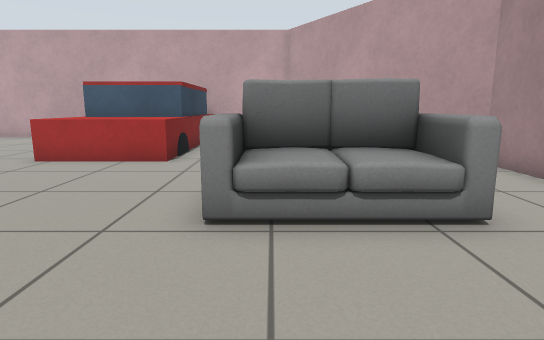
View 1 (above)

14 first-person views from a walk through a Gazebo world. The camera is 0.72 m above the floor, tilts 10° down and sees 75° across. The floor is counted in squares, 0.5 m on a side. Each view is taken from the middle of a square. On the plan, view 1 faces up. The plan holds only what a view shows up to about 15 squares ahead; the rest is blank. Simple shapes stand in for some stock models.

View 2
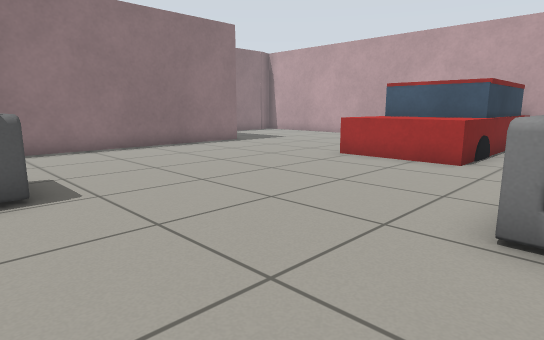

View 3
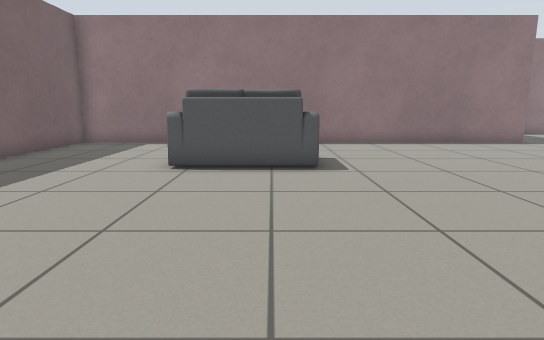

View 4
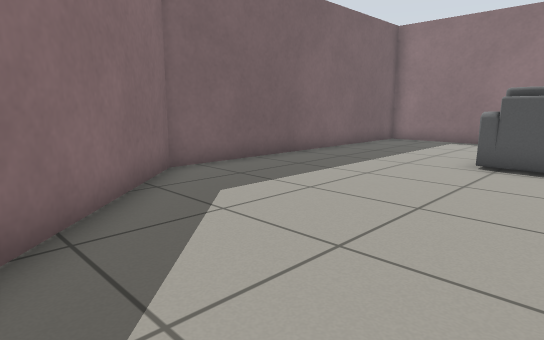

View 5
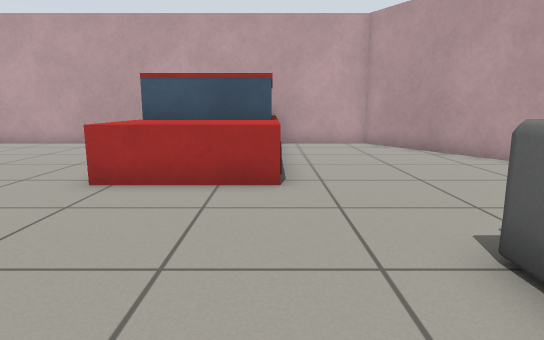

View 6
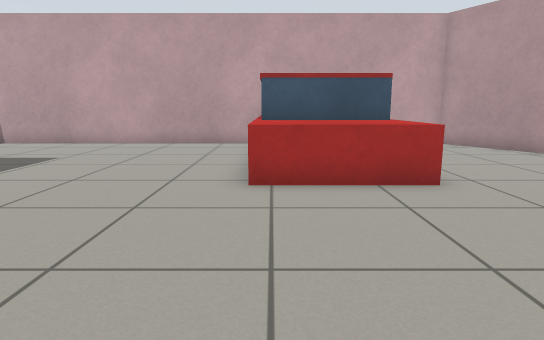

View 7
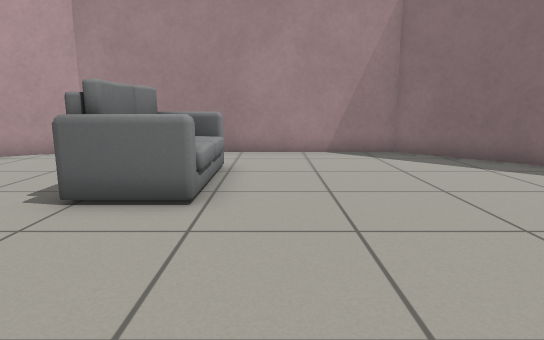

View 8
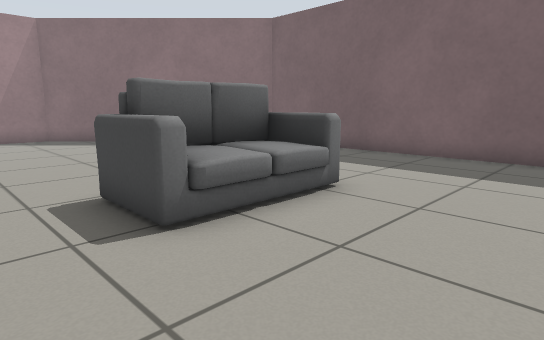

View 9
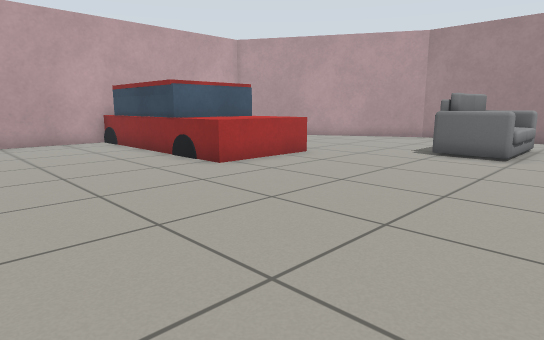

View 10
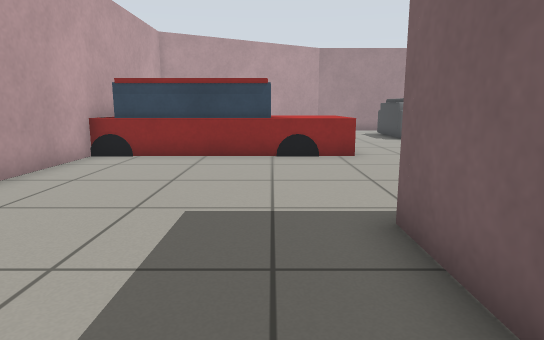

View 11
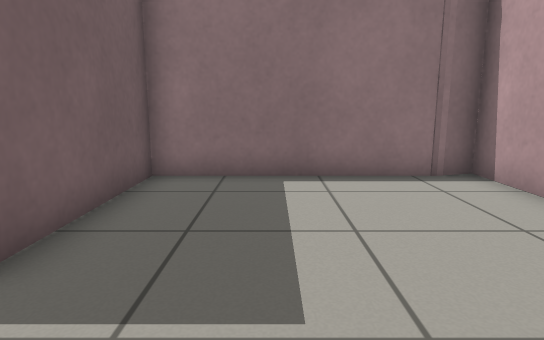

View 12
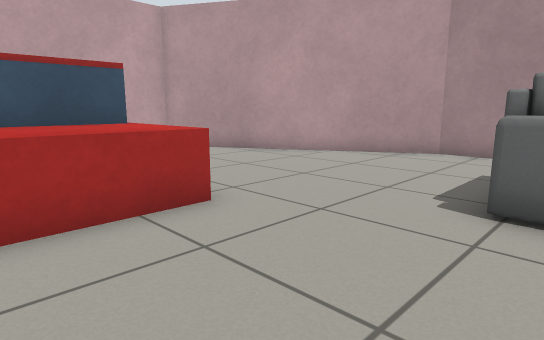

View 13
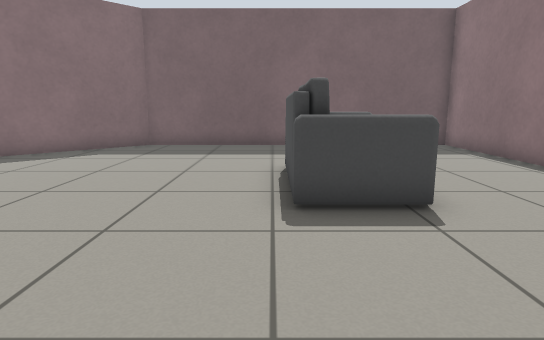

View 14
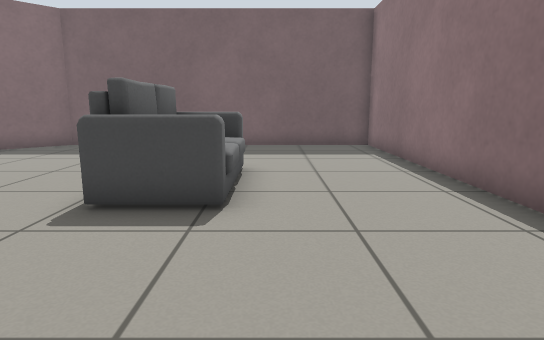

### Floor plan
Points are (right, up) in squares from view 1. A wall is a line through its corners. A room is listed if a view was taken in it or the views show most of it. See-through windows are left out.
Room 1 (views 1, 2, 3, 4, 5, 6, 7, 8, 9, 10, 11, 12, 13, 14)
walls: (-6.4, 17.4) (-17.7, 17.4) (-17.4, 16.3); (-17.4, 16.8) (-17.4, 10.4) (-12.7, 10.4) (-12.7, -7.8) (-1.2, -7.8) (5.5, -1) (5.5, 9.1) (0.7, 17.4) (-2.6, 17.4)
objects: sofa (-8, -2) to (-7, 1); car (-6, 10) to (-3, 18); sofa (-1, 4) to (2, 6)

Positions as (right, up) in squares from view 1, and headings:
1: (0, 0), facing up
2: (0, 0), facing up-left
3: (2, 0), facing left
4: (3, 0), facing down-left
5: (-3, 3), facing up
6: (-6, 3), facing up
7: (-6, 3), facing right
8: (-12, 3), facing down-right
9: (-12, 2), facing up-right
10: (-17, 12), facing right
11: (-10, 13), facing left
12: (-6, 5), facing up-right
13: (-6, 6), facing down
14: (-9, 6), facing down
